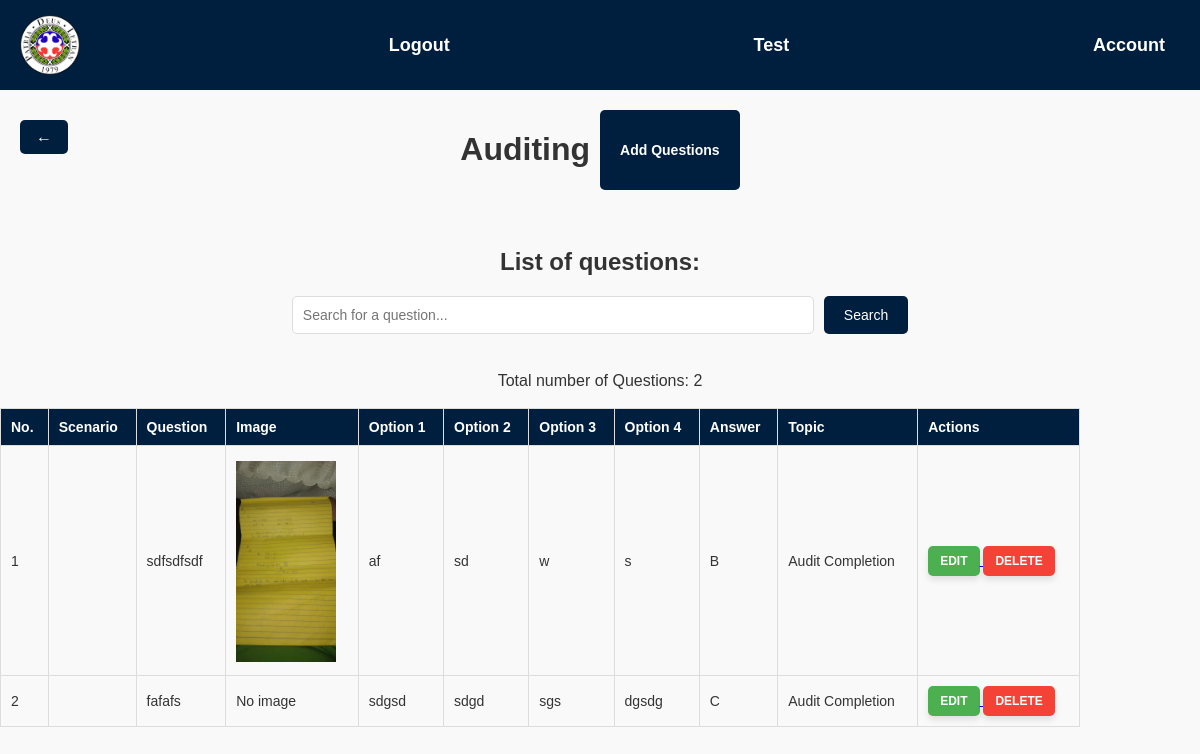
The page /q4.php on the database its author committed.
### tables this page shows
CREATE TABLE `aud` (
  `aud_id` int(11) NOT NULL,
  `question` varchar(500) NOT NULL,
  `opt1` varchar(100) NOT NULL,
  `opt2` varchar(100) NOT NULL,
  `opt3` varchar(100) NOT NULL,
  `opt4` varchar(100) NOT NULL,
  `answer` varchar(100) NOT NULL,
  `topic` varchar(100) NOT NULL,
  `image` varchar(255) NOT NULL,
  `scenario` varchar(1000) NOT NULL
);

### q4.php (the view, shortened to what this page needs)
<!DOCTYPE html>
<html>
<head>
  <link href='Style/questions.css' rel='stylesheet' type='text/css'>
</head>
<body>
<div class="taskbar">
    <div class="logo"></div>
    <a href="index.php" class="taskbar-button">Logout</a>
    <a href="list.php" class="taskbar-button">Test</a>
    <a href="admin.php" class="taskbar-button">Account</a>
</div>
<a href="list.php" class="back-button">&#8592;</a>
<form class="section" action="q4add.php" method="post">
  <h1>Auditing</h1>
  <input class="btn" type="submit" value="Add Questions" />
</form>
<br/>
<div class="section">
  <h2>List of questions:</h2>
  <form method="get" action="">
    <input type="text" name="search" placeholder="Search for a question..."
           value="<?php echo isset($_GET['search']) ? htmlspecialchars($_GET['search']) : ''; ?>" />
    <input type="submit" value="Search" />
  </form>
  <br>
  <?php
  $servername = "localhost";
  $username = "root";
  $password = "";
  $database = "cpa";
  $connection = new mysqli($servername, $username, $password, $database);
  $query = "SELECT COUNT(*) AS total_items FROM aud";
  $summary_result = $connection->query($query);
  $row_summary = $summary_result->fetch_assoc();
  $total_items = $row_summary['total_items'];
  ?>
  <div class="total-questions">Total number of Questions: <?php echo $total_items; ?></div>
  <br>
  <table id="table1" class="table">
    <thead>
      <tr>
        <th>No.</th>
        <th>Scenario</th>
        <th>Question</th>
        <th>Image</th>
        <th>Option 1</th>
        <th>Option 2</th>
        <th>Option 3</th>
        <th>Option 4</th>
        <th>Answer</th>
        <th>Topic</th>
        <th>Actions</th>
      </tr>
    </thead>
    <tbody>
      <?php
      $counter = 1;
      $searchQuery = isset($_GET['search']) ? $connection->real_escape_string($_GET['search']) : '';
      if (!empty($searchQuery)) {
          $sql = "SELECT * FROM aud WHERE question LIKE '%$searchQuery%'";
      } else {
          $sql = "SELECT * FROM aud";
      }
      $result = $connection->query($sql);
      while ($row = $result->fetch_assoc()) {
          echo "<tr>";
          echo "<td>{$counter}</td>";
          echo "<td>";
          echo "</td>";
          echo "<td>{$row['question']}</td>";
          echo "<td>";
          if (!empty($row['image'])) {
              echo "<img src='{$row['image']}' alt='Question Image' style='max-width: 100px; margin-top: 5px;'>";
          } else {
              echo "No image";
          }
          echo "</td>";
          echo "<td>{$row['opt1']}</td>";
          echo "<td>{$row['opt2']}</td>";
          echo "<td>{$row['opt3']}</td>";
          echo "<td>{$row['opt4']}</td>";
          echo "<td>{$row['answer']}</td>";
          echo "<td>{$row['topic']}</td>";
          echo "<td>
                <a href='/CPA/q4Edit.php?id={$row['aud_id']}'>
                  <button class='edit-button'>Edit</button>
                </a>
                <a href='/CPA/q4Delete.php?id={$row['aud_id']}'>
                  <button class='delete-button'>Delete</button>
                </a>
                </td>";
          echo "</tr>";
          $counter++;
      }
      ?>
    </tbody>
  </table>
</div>
</body>
</html>

### Style/questions.css (style rules this page uses)
body { background-color: #f9f9f9; font-family: 'Poppins', Arial, sans-serif; margin: 0; padding: 0; color: #333; }
.taskbar { background-color: #001f3f; color: #ffffff; padding: 15px 20px; display: flex; align-items: center; justify-content: space-between; font-family: 'Arial', sans-serif; font-size: 18px; font-weight: bold; position: relative; }
.taskbar .logo { display: inline-block; width: 60px; height: 60px; background-image: url('logo.png'); background-size: contain; background-repeat: no-repeat; background-position: center; margin-right: 20px; }
.back-button { position: absolute; left: 20px; top: 120px; font-size: 16px; color: #ffffff; text-decoration: none; padding: 8px 16px; background-color: #001f3f; border-radius: 5px; transition: background-color 0.3s ease; }
.taskbar-button { color: #ffffff; background: none; border: none; cursor: pointer; text-decoration: none; font-size: 18px; padding: 10px 15px; transition: background-color 0.3s ease; }
.section { text-align: center; margin: 20px auto; max-width: 1200px; }
.table { border-collapse: collapse; width: 90%; font-size: 14px; }
.table th, .table td { border: 1px solid #ddd; padding: 10px; text-align: left; }
.table th { background-color: #001f3f; color: #ffffff; font-weight: bold; }
.table tr:nth-child(even) { background-color: #f9f9f9; }
.edit-button, .delete-button { padding: 8px 12px; font-size: 12px; border: none; border-radius: 5px; cursor: pointer; font-weight: bold; text-transform: uppercase; }
.edit-button { background-color: #4CAF50; color: white; box-shadow: 0px 4px 6px rgba(0, 0, 0, 0.1); }
.delete-button { background-color: #f44336; color: white; box-shadow: 0px 4px 6px rgba(0, 0, 0, 0.1); }
.btn { background-color: #001f3f; color: white; padding: 10px 20px; border: none; border-radius: 5px; font-size: 14px; font-weight: bold; cursor: pointer; }
form { display: flex; justify-content: center; gap: 10px; margin-bottom: 20px; }
form input[type="text"] { width: 60%; max-width: 500px; padding: 10px; border-radius: 5px; border: 1px solid #ddd; font-size: 14px; }
form input[type="submit"] { background-color: #001f3f; color: white; border: none; padding: 10px 20px; border-radius: 5px; font-size: 14px; cursor: pointer; }

### rows shown on the page
aud: question "sdfsdfsdf", image (picture), opt1 "af", opt2 "sd", opt3 "w", opt4 "s", answer "B", topic "Audit Completion"
aud: question "fafafs", image "No image", opt1 "sdgsd", opt2 "sdgd", opt3 "sgs", opt4 "dgsdg", answer "C", topic "Audit Completion"

### other values the page prints
$total_items "2"
